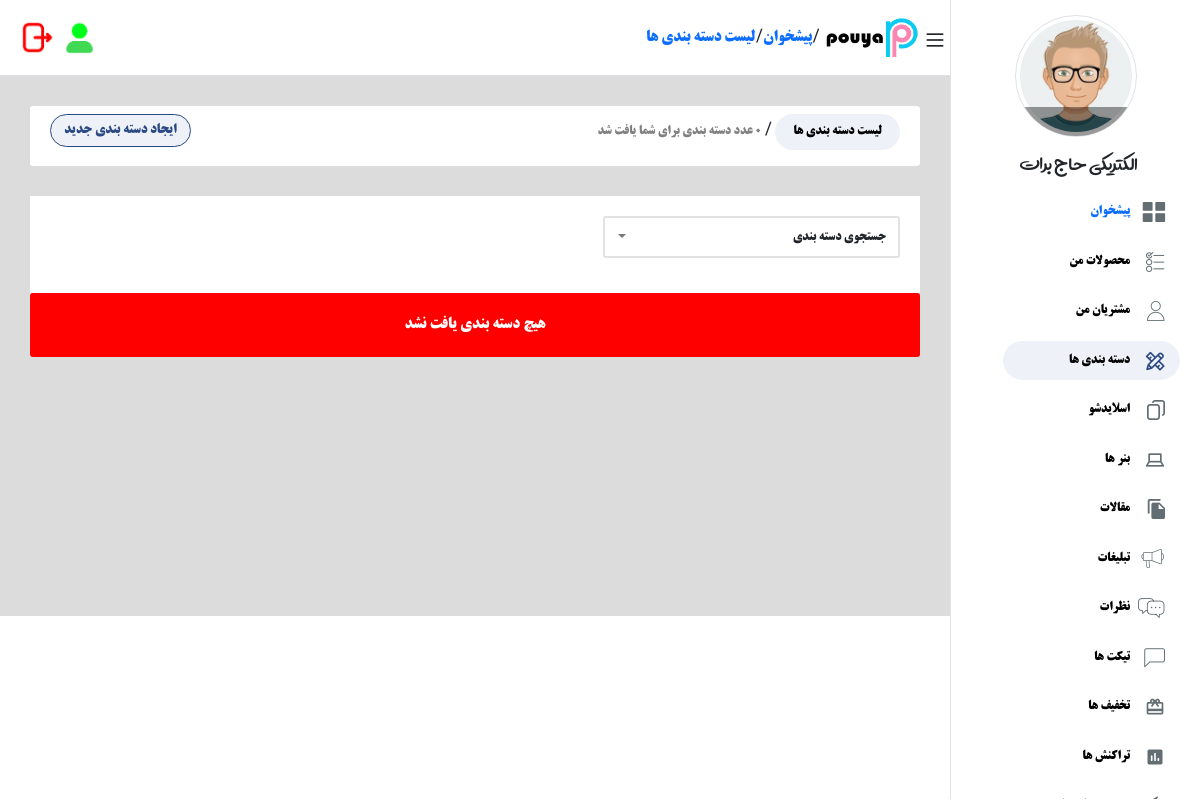
Page /product/categories/list (signed in) on the earlier database version.
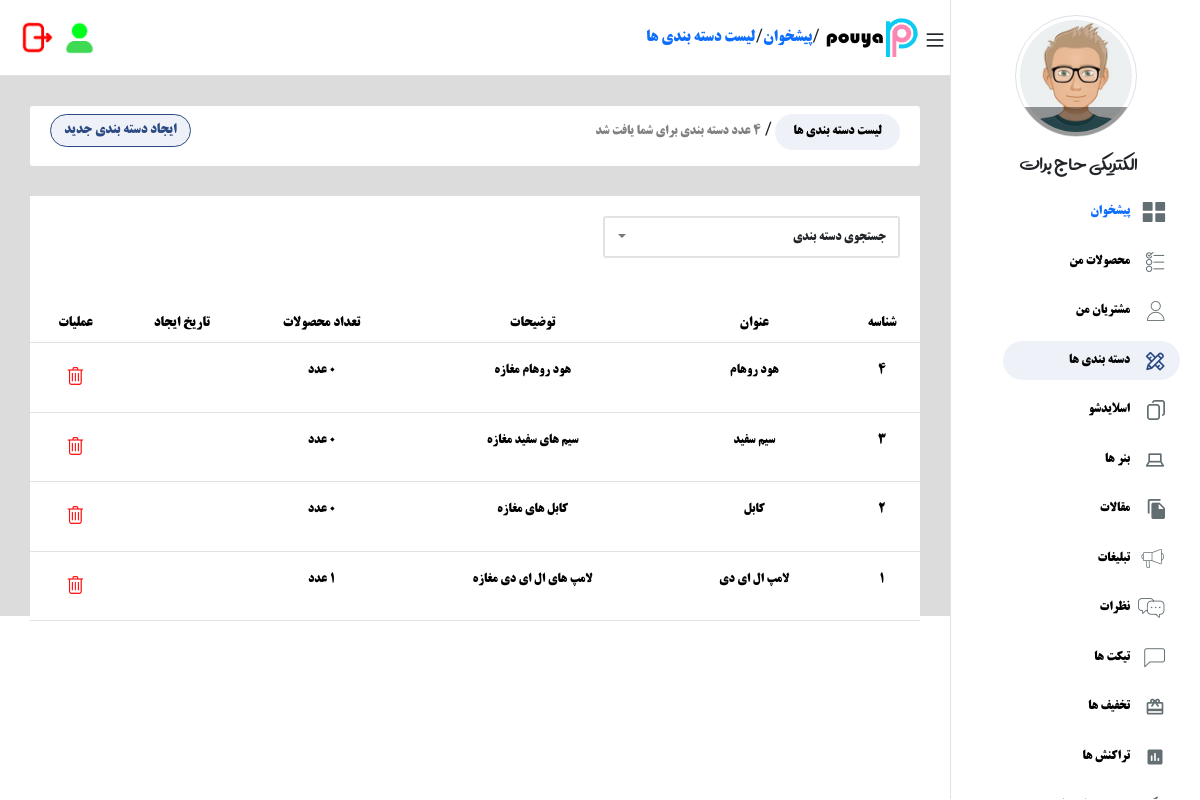
Same page on the later database version.
### product/models.py (models this page shows, shortened)
class Category(models.Model):
    user = models.ForeignKey(User, on_delete=models.CASCADE)
    title = models.CharField(max_length=200, null=True, blank=True, verbose_name="اسم سته بندی")
    discription = models.TextField(max_length=300, null=True, blank=True, verbose_name="توضیحات مدیر")
    created_at = models.DateTimeField(null=True, auto_now_add=True, blank=True, verbose_name="تاریخ اضافه شدن ")
    class Meta:
        verbose_name = "دسته بندی"
        verbose_name_plural = "دسته بندی ها "
    def created_date(self):
        return date2jalali(self.created_at)

### product/views.py (the view)
# urls.py: path("categories/list",login_required(views.CtegoriesView.as_view(),),name="list_p_c"),
class CtegoriesView(TemplateView):
    template_name = "product/categories.html"
    def get(self, request, *args, **kwargs):
        categories = Category.objects.filter(user=request.user).order_by("-created_at")
        search_c = request.GET.get("search_c")
        if search_c  :
            categories = Category.objects.filter(user=request.user).filter(title__contains=search_c)
            messages.success(request,f"{categories.count()} عدد دسته بندی  یافت شد ")
        return render(request,"product/categories.html",{"categories":categories,"search_c":search_c})

### product/templates/product/categories.html (shortened to what this page needs)
{% extends 'base.html' %}
{% load static %}
{% load humanize %}
{% block content %}
<div class="content">
    <div class="header d-flex item-center bg-white width-100 border-bottom ">
        <div class="header__right d-flex flex-grow-1 item-center">
            <span class="bars"></span>
                <img style="margin-right: 5px;" width="100" height="45" src="{% static 'img/logo3.png' %}"/>
                /
                        <a style="text-decoration: none;" href="{% url 'home:index' %}" title="پیشخوان">پیشخوان</a>/
                        <a style="text-decoration: none;" href="{% url 'product:list_p_c' %}" title="پیشخوان">لیست دسته بندی ها </a>
        </div>
        <div class="header__left d-flex flex-end item-center margin-top-2">
            <div class="notification" style="margin-left: 8px;">
                <img width="33" height="33" src="{% static 'img/user2.png' %}"/>
            </div>
            <a
            type="button"
            data-bs-toggle="modal"
            data-bs-target="#logout"
            data-bs-whatever="@mdo">
                <img width="35" height="35" src="{% static 'img/logout2.png' %}"/>
        </a>
        </div>
    </div>
<div class="main-content" style="background-color: #dcdcdc;height: 540px;">
    <div class="tab__box" style="display: flex; justify-content: space-between;padding: 0px 10px;">
        <div class="tab__items">
            <a style="text-decoration: none;background-color: #EEF2F8 ;border-radius: 20px;" class="tab__item "  href="courses.html">لیست دسته بندی  ها</a>
          /
          <p class="d-inline-block font-size-13" style="color: gray;">
             {{categories.count}} عدد دسته بندی برای شما یافت شد
          </p>
        </div>
        <div class="tab__items">
            <button class="btn-outline-tosi"
            data-bs-toggle="modal"
            data-bs-target="#add_category"
            data-bs-whatever="@mdo">ایجاد دسته بندی  جدید </button>
        </div>
    </div>
    <div class="bg-white padding-20">
        <div class="t-header-search">
            <form method="get">
                <div class="t-header-searchbox font-size-13">
                    <div type="text" class="text search-input__box ">جستجوی دسته بندی</div>
                </div>
            </form>
        </div>
    </div>
    {% if categories %}
    <div class="table__box">
        <table class="table">
            <thead role="rowgroup">
            <tr role="row" class="title-row ">
                <th>شناسه</th>
                <th>عنوان</th>
                <th> توضیحات </th>
                <th> تعداد محصولات  </th>
                <th> تاریخ ایجاد  </th>
                <th>عملیات</th>
            </tr>
            </thead>
            <tbody>
           {% for item in categories %}
           <tr role="row" >
            <td><a >{{item.id}}</a></td>
            <td><a  style="color: black;text-decoration: none;">{{item.title}}</a></td>
            <td><a  style="color: black;text-decoration: none;">{{item.discription}}</a></td>
            <td><a  style="color: black;text-decoration: none;">{{item.product_set.count}} عدد</a></td>
            <td><a  style="color: black;text-decoration: none;">{{item.created_date}}</a></td>
            <td>
              <a style="text-decoration: none;" href="{% url 'product:delete_catgeory' item.id %}" class="item-delete " title="حذف"></a>
            </td>
        </tr>
           {% endfor %}
            </tbody>
        </table>
    </div>
    {% else %}
    <div class="tab__box" style="display: flex;justify-content: center; align-items: center;background-color: red;padding: 20px 0px;color: white;">
        هیچ دسته بندی یافت نشد
    </div>
    {% endif %}
</div>
</div>
{% endblock %}

Differences in the rows shown:
added Category: id "4", title "هود روهام", discription "هود روهام مغازه", product_set.count "0"
added Category: id "3", title "سیم سفید", discription "سیم های سفید مغازه", product_set.count "0"
added Category: id "2", title "کابل", discription "کابل های مغازه", product_set.count "0"
added Category: id "1", title "لامپ ال ای دی", discription "لامپ های ال ای دی مغازه"
Other differences:
{{ categories.count }}: "0" → "4"
text no longer shown: "هیچ دسته بندی یافت نشد"
text now shown: "شناسه عنوان توضیحات تعداد محصولات تاریخ ایجاد عملیات"
